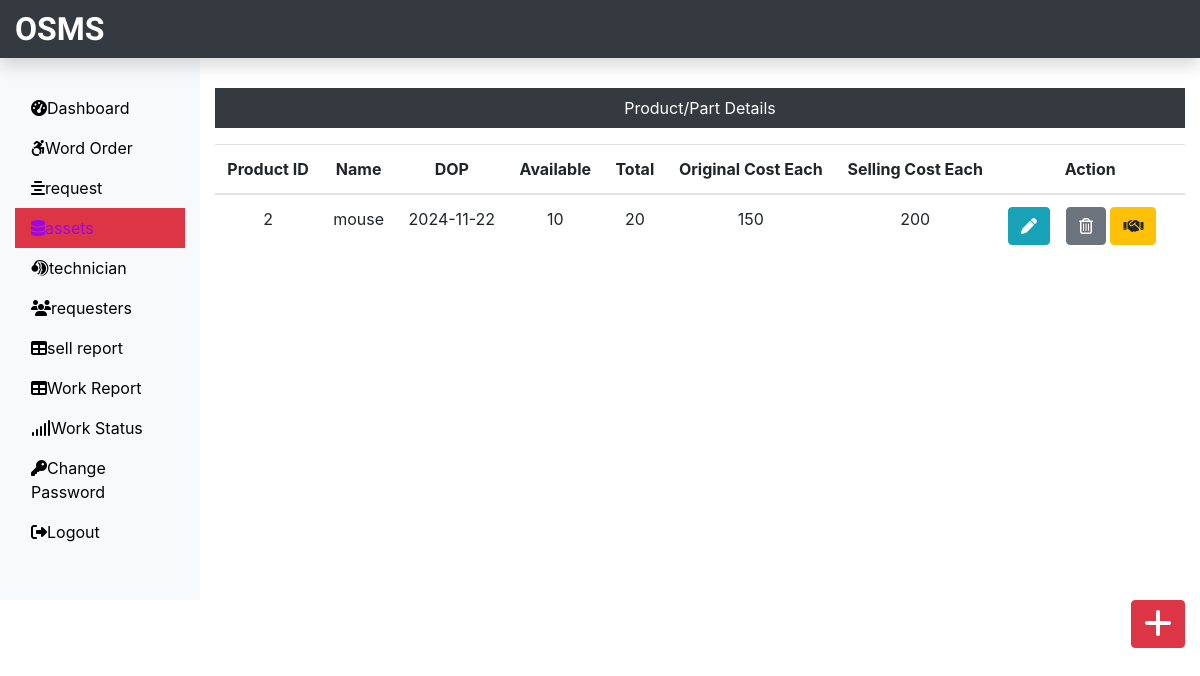
Page /Admin/assets.php (signed in) on the committed database.
### tables this page shows
CREATE TABLE `assets_tb` (
  `pid` int(11) NOT NULL,
  `pname` varchar(60) NOT NULL,
  `pdop` date NOT NULL,
  `pava` int(11) NOT NULL,
  `ptotal` int(11) NOT NULL,
  `poriginalcost` int(11) NOT NULL,
  `psellingcost` int(11) NOT NULL
);

### Admin/assets.php (the view, shortened to what this page needs)
<?php
include('../dbConnection.php');
include('includes/header.php');
?>
<div class="col-sm-9 col-md-10 mt-5 text-center">
 <p class="bg-dark text-white p-2">Product/Part Details</p>
 <?php
  $sql = "SELECT * FROM assets_tb";
  $result = $conn->query($sql);
  if($result->num_rows > 0){
   echo '<table class="table">';
    echo '<thead>';
     echo '<tr>';
      echo '<th scope="col">Product ID</th>';
      echo '<th scope="col">Name</th>';
      echo '<th scope="col">DOP</th>';
      echo '<th scope="col">Available</th>';
      echo '<th scope="col">Total</th>';
      echo '<th scope="col">Original Cost Each</th>';
      echo '<th scope="col">Selling Cost Each</th>';
      echo '<th scope="col">Action</th>';
     echo '</tr>';
    echo '</thead>';
    echo '<tbody>';
     while($row = $result->fetch_assoc()){
      echo '<tr>';
       echo '<td>'.$row["pid"].'</td>';
       echo '<td>'.$row["pname"].'</td>';
       echo '<td>'.$row["pdop"].'</td>';
       echo '<td>'.$row["pava"].'</td>';
       echo '<td>'.$row["ptotal"].'</td>';
       echo '<td>'.$row["poriginalcost"].'</td>';
       echo '<td>'.$row["psellingcost"].'</td>';
       echo '<td>';
        echo '<form action="editproduct.php" class="d-inline" method="POST">';
         echo '<input type="hidden" name="id" value='.$row["pid"].'>
         <button type="submit" class="btn btn-info mr-3" name="edit" value="Edit">
         <i class="fas fa-pen"></i></button>';
        echo '</form>';
        echo '<form action="" method="POST" class="d-inline" onsubmit="return confirmDelete();">';
        echo '<button class="btn btn-secondary" name="delete" value="Delete" type="submit"><i class="far fa-trash-alt"></i></button>';
        echo '</form>';
       echo '<form action="sellproduct.php" class="d-inline" method="POST">';
         echo '<input type="hidden" name="id" value='.$row["pid"].'>
         <button type="submit" class="btn btn-warning mr-3" name="issue" value="Issue">
         <i class="fas fa-handshake"></i></button>';
        echo '</form>';
       echo '</td>';
      echo '</tr>';
     }
    echo '</tbody>';
   echo '</table>';
  } else {
   echo '0 Result';
  }
 ?>
</div>
  </div>
  <div class="float-right"><a href="addproduct.php" class="btn btn-danger"><i class="fas fa-plus fa-2x"></i></a></div>
 </div>
<?php include('includes/footer.php')?>

### css/custom.css (style rules this page uses)
a { color:black; }

### rows in the picture
assets_tb: pid "2", pname "mouse", pdop "2024-11-22", pava "10", ptotal "20", poriginalcost "150", psellingcost "200"
